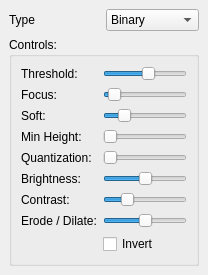
  <widget class="QDockWidget" name="parallaxDockWidget">
   <property name="features">
    <set>QDockWidget::DockWidgetMovable</set>
   </property>
   <property name="windowTitle">
    <string>Parallax</string>
   </property>
   <attribute name="dockWidgetArea">
    <number>1</number>
   </attribute>
   <widget class="QWidget" name="dockWidgetContents_4">
    <layout class="QGridLayout" name="gridLayout_14">
     <item row="0" column="0">
      <widget class="QLabel" name="label_16">
       <property name="text">
        <string>Type</string>
       </property>
      </widget>
     </item>
     <item row="0" column="1">
      <widget class="QComboBox" name="comboBox">
       <item>
        <property name="text">
         <string>Binary</string>
        </property>
       </item>
       <item>
        <property name="text">
         <string>Height Map</string>
        </property>
       </item>
      </widget>
     </item>
     <item row="1" column="0" colspan="2">
      <widget class="QGroupBox" name="groupBox_9">
       <property name="title">
        <string>Controls:</string>
       </property>
       <layout class="QGridLayout" name="gridLayout_15">
        <item row="8" column="0">
         <spacer name="horizontalSpacer_2">
          <property name="orientation">
           <enum>Qt::Horizontal</enum>
          </property>
          <property name="sizeType">
           <enum>QSizePolicy::Maximum</enum>
          </property>
          <property name="sizeHint" stdset="0">
           <size>
            <width>20</width>
            <height>20</height>
           </size>
          </property>
         </spacer>
        </item>
        <item row="4" column="0">
         <widget class="QLabel" name="labelQuantization">
          <property name="sizePolicy">
           <sizepolicy hsizetype="Maximum" vsizetype="Preferred">
            <horstretch>0</horstretch>
            <verstretch>0</verstretch>
           </sizepolicy>
          </property>
          <property name="text">
           <string>Quantization:</string>
          </property>
         </widget>
        </item>
        <item row="0" column="0">
         <widget class="QLabel" name="labelThreshParallax">
          <property name="sizePolicy">
           <sizepolicy hsizetype="Maximum" vsizetype="Preferred">
            <horstretch>0</horstretch>
            <verstretch>0</verstretch>
           </sizepolicy>
          </property>
          <property name="text">
           <string>Threshold:</string>
          </property>
         </widget>
        </item>
        <item row="3" column="0">
         <widget class="QLabel" name="labelThreshMin">
          <property name="sizePolicy">
           <sizepolicy hsizetype="Maximum" vsizetype="Preferred">
            <horstretch>0</horstretch>
            <verstretch>0</verstretch>
           </sizepolicy>
          </property>
          <property name="text">
           <string>Min Height:</string>
          </property>
         </widget>
        </item>
        <item row="2" column="0">
         <widget class="QLabel" name="labelThreshSoft">
          <property name="sizePolicy">
           <sizepolicy hsizetype="Maximum" vsizetype="Preferred">
            <horstretch>0</horstretch>
            <verstretch>0</verstretch>
           </sizepolicy>
          </property>
          <property name="text">
           <string>Soft:</string>
          </property>
         </widget>
        </item>
        <item row="5" column="1">
         <widget class="Slider" name="sliderParallaxBright">
          <property name="minimum">
           <number>-255</number>
          </property>
          <property name="maximum">
           <number>255</number>
          </property>
          <property name="orientation">
           <enum>Qt::Horizontal</enum>
          </property>
         </widget>
        </item>
        <item row="6" column="0">
         <widget class="QLabel" name="labelContrast">
          <property name="sizePolicy">
           <sizepolicy hsizetype="Maximum" vsizetype="Preferred">
            <horstretch>0</horstretch>
            <verstretch>0</verstretch>
           </sizepolicy>
          </property>
          <property name="text">
           <string>Contrast:</string>
          </property>
         </widget>
        </item>
        <item row="1" column="1">
         <widget class="Slider" name="parallaxFocusSlider">
          <property name="maximum">
           <number>50</number>
          </property>
          <property name="singleStep">
           <number>1</number>
          </property>
          <property name="value">
           <number>3</number>
          </property>
          <property name="orientation">
           <enum>Qt::Horizontal</enum>
          </property>
         </widget>
        </item>
        <item row="8" column="1">
         <widget class="QCheckBox" name="checkBoxParallaxInvert">
          <property name="text">
           <string>Invert</string>
          </property>
         </widget>
        </item>
        <item row="1" column="0">
         <widget class="QLabel" name="labelThreshFocus">
          <property name="sizePolicy">
           <sizepolicy hsizetype="Maximum" vsizetype="Preferred">
            <horstretch>0</horstretch>
            <verstretch>0</verstretch>
           </sizepolicy>
          </property>
          <property name="text">
           <string>Focus:</string>
          </property>
         </widget>
        </item>
        <item row="5" column="0">
         <widget class="QLabel" name="labelBrightness">
          <property name="sizePolicy">
           <sizepolicy hsizetype="Maximum" vsizetype="Preferred">
            <horstretch>0</horstretch>
            <verstretch>0</verstretch>
           </sizepolicy>
          </property>
          <property name="text">
           <string>Brightness:</string>
          </property>
         </widget>
        </item>
        <item row="3" column="1">
         <widget class="Slider" name="parallaxMinHeight">
          <property name="maximum">
           <number>255</number>
          </property>
          <property name="orientation">
           <enum>Qt::Horizontal</enum>
          </property>
         </widget>
        </item>
        <item row="2" column="1">
         <widget class="Slider" name="parallaxSoftSlider">
          <property name="maximum">
           <number>50</number>
          </property>
          <property name="value">
           <number>10</number>
          </property>
          <property name="orientation">
           <enum>Qt::Horizontal</enum>
          </property>
         </widget>
        </item>
        <item row="0" column="1">
         <widget class="Slider" name="parallaxThreshSlider">
          <property name="maximum">
           <number>255</number>
          </property>
          <property name="pageStep">
           <number>10</number>
          </property>
          <property name="value">
           <number>140</number>
          </property>
          <property name="orientation">
           <enum>Qt::Horizontal</enum>
          </property>
         </widget>
        </item>
        <item row="4" column="1">
         <widget class="Slider" name="parallaxQuantizationSlider">
          <property name="minimum">
           <number>1</number>
          </property>
          <property name="maximum">
           <number>255</number>
          </property>
          <property name="orientation">
           <enum>Qt::Horizontal</enum>
          </property>
         </widget>
        </item>
        <item row="6" column="1">
         <widget class="Slider" name="sliderParallaxContrast">
          <property name="minimum">
           <number>1</number>
          </property>
          <property name="maximum">
           <number>4000</number>
          </property>
          <property name="value">
           <number>1000</number>
          </property>
          <property name="orientation">
           <enum>Qt::Horizontal</enum>
          </property>
         </widget>
        </item>
        <item row="7" column="0">
         <widget class="QLabel" name="labelErodeDilate">
          <property name="sizePolicy">
           <sizepolicy hsizetype="Maximum" vsizetype="Preferred">
            <horstretch>0</horstretch>
            <verstretch>0</verstretch>
           </sizepolicy>
          </property>
          <property name="text">
           <string>Erode / Dilate:</string>
          </property>
         </widget>
        </item>
        <item row="7" column="1">
         <widget class="Slider" name="sliderParallaxErodeDilate">
          <property name="minimum">
           <number>-99</number>
          </property>
          <property name="value">
           <number>0</number>
          </property>
          <property name="orientation">
           <enum>Qt::Horizontal</enum>
          </property>
         </widget>
        </item>
       </layout>
      </widget>
     </item>
    </layout>
   </widget>
  </widget>
